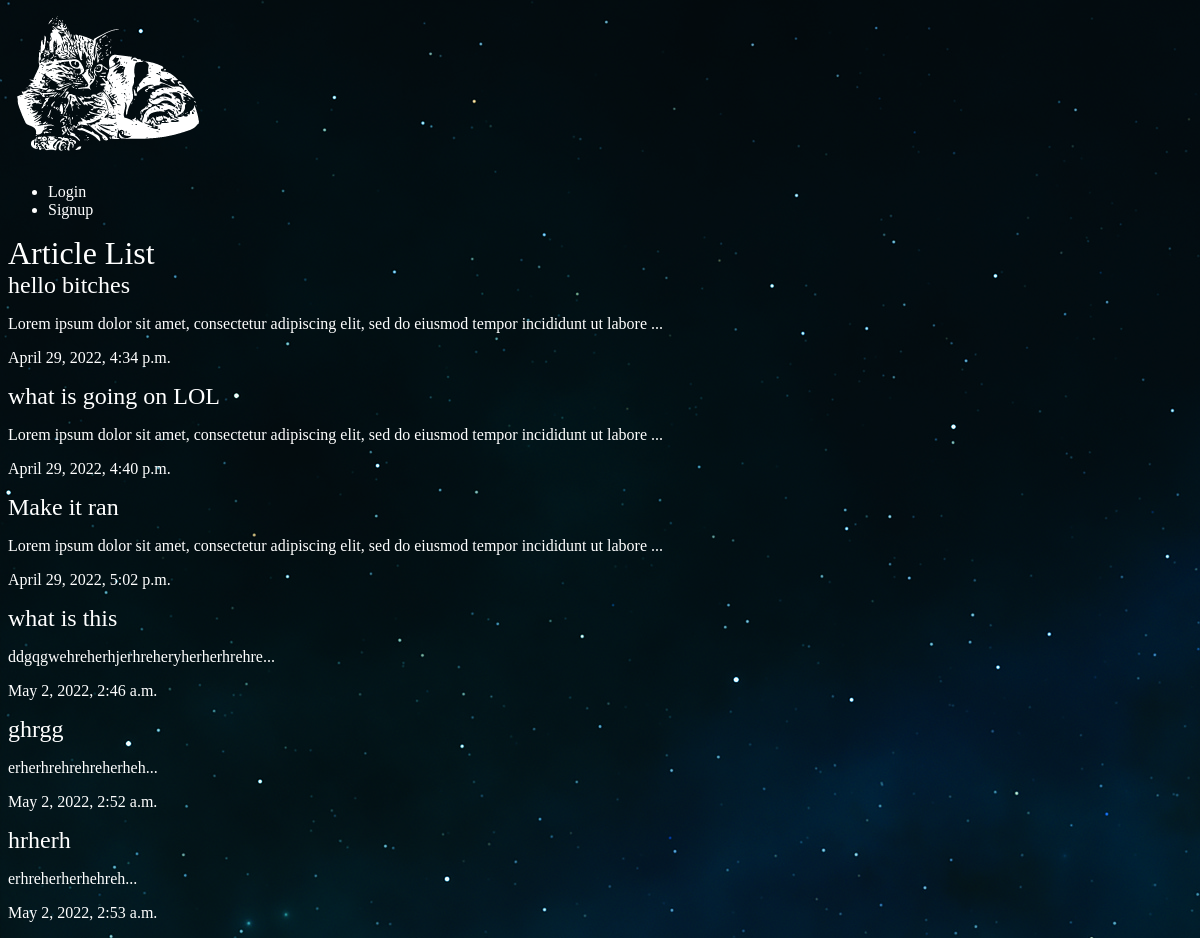
/articles/, run on an earlier commit of the app's database.
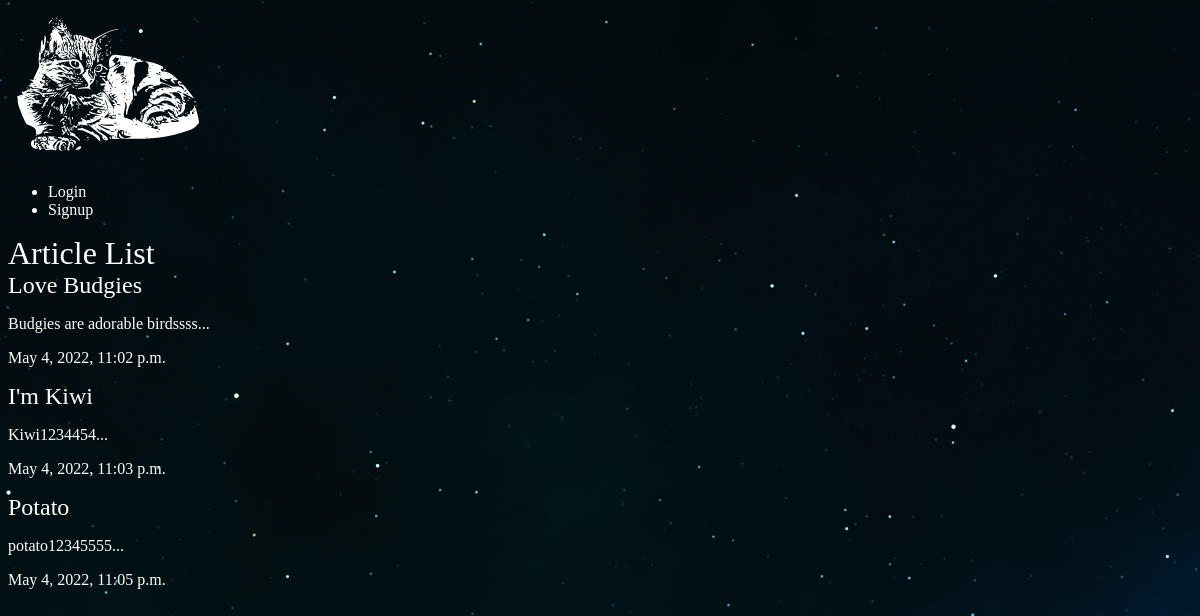
And on a later commit of the database.
### articles/models.py (models this page shows, shortened)
class Articles(models.Model):
    title = models.CharField(max_length=100)
    slug = models.SlugField()
    body = models.TextField()
    date = models.DateTimeField(auto_now_add=True)
    thumb = models.ImageField(default="def.jpg", blank=True)
    author = models.ForeignKey(User, default=None, on_delete=models.CASCADE)
    def snippet(self):
        return self.body[:100] + "..." #cut text to 50 chars

### articles/views.py (the view)
# urls.py: path('', views.article_list, name="list"),
def article_list(request):
    articles = Articles.objects.all().order_by('date')
    return render(request, 'articles/article_list.html', {'articles': articles})

### articles/templates/articles/article_list.html
{% extends 'base_layout.html' %}
{% block content%}
<h1>Article List</h1>
<div class="articles">
    {% for article in articles %}
        <div class="article">
            <h2><a href="{% url 'articles:detail' slug=article.slug %}">{{ article.title}}</a></h2>
            <p>{{ article.snippet}}</p>
            <p>{{ article.date}}</p>
        </div>
    {% endfor %}
</div>
{% endblock%}

### templates/base_layout.html (shortened to what this page needs)
{% load static %}
<!DOCTYPE html>
<html lang="en">
<head>
    <link rel="stylesheet"  href="{% static "styles.css" %}">
</head>
<body>
    <div class="wrapper">
        <h1><a href="{% url 'articles:list' %}"><img src="{% static 'logo.png' %}"></a></h1>
        <nav>
            <ul>
                {% if user.is_authenticated %}
                <li>
                    <form class="logout-link" action="{% url 'accounts:logout' %}" method="post">
                        {% csrf_token%}
                        <button type="submit">Logout</button>
                    </form>
                </li>
                <li><a href="{% url 'articles:create' %}" class="highlight">Create new post</a></li>
                {% else %}
                    <li><a href="{% url 'accounts:login' %}">Login</a></li>
                    <li><a href="{% url 'accounts:signup' %}">Signup</a></li>
                {% endif %}
            </ul>
        </nav>
        {% block content %}
        {% endblock content %}
</body>
</html>

### assets/styles.css (style rules this page uses)
body { background-color: #0f121f; background-image: url(stars.jpg); background-repeat-y: no-repeat; color: #fff; }
body * { font-family: Ubuntu; }
h1, h2, h3, h4, h5 { font-weight: normal; margin: 0; }
a, a:hover, a:visited { color: #fff; text-decoration: none; }

What changed in the data, as far as the page shows it:
removed Articles: title "what is this", snippet "ddgqgwehreherhjerhreheryherherhrehre...", date "May 2, 2022, 2:46 a.m."
removed Articles: title "ghrgg", snippet "erherhrehrehreherheh...", date "May 2, 2022, 2:52 a.m."
removed Articles: title "hrherh", snippet "erhreherherhehreh...", date "May 2, 2022, 2:53 a.m."
changed Articles: title "hello bitches" → "Love Budgies"; snippet "Lorem ipsum dolor sit amet, consectetur adipiscing elit, sed do eiusmod tempor incididunt ut labore ..." → "Budgies are adorable birdssss..."; date "April 29, 2022, 4:34 p.m." → "May 4, 2022, 11:02 p.m."
changed Articles: title "what is going on LOL" → "I'm Kiwi"; snippet "Lorem ipsum dolor sit amet, consectetur adipiscing elit, sed do eiusmod tempor incididunt ut labore ..." → "Kiwi1234454..."; date "April 29, 2022, 4:40 p.m." → "May 4, 2022, 11:03 p.m."
changed Articles: title "Make it ran" → "Potato"; snippet "Lorem ipsum dolor sit amet, consectetur adipiscing elit, sed do eiusmod tempor incididunt ut labore ..." → "potato12345555..."; date "April 29, 2022, 5:02 p.m." → "May 4, 2022, 11:05 p.m."
